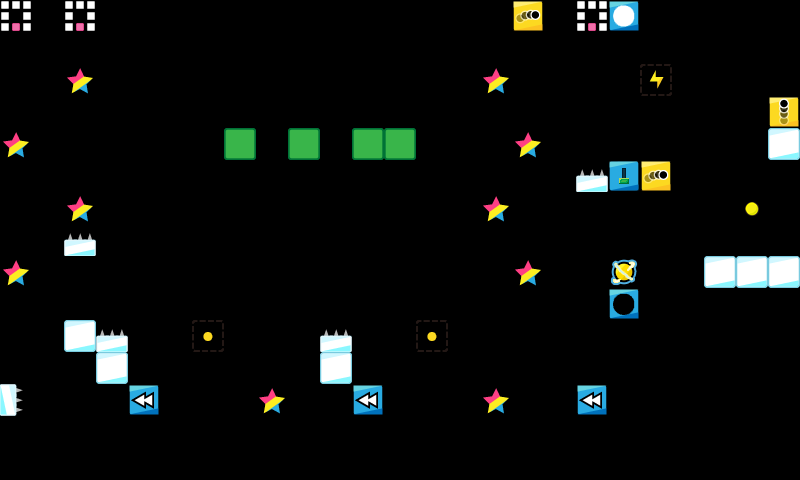

This is a level from a 2D game, rendered from its Tiled map with the project's own tilesets. A one-line summary and the map file follow, with tile-layer data summarised:
An orthogonal 25x15 tile map with 32x32 px tiles, 1 tile layer (map) and 4 objects (4x Asteroid).

<map version="1.0" orientation="orthogonal" renderorder="right-down" width="25" height="15" tilewidth="32" tileheight="32" nextobjectid="5">
 <properties>
  <property name="ad" value="false" />
 </properties>
 <tileset firstgid="1" name="map_tiles" tilewidth="32" tileheight="32" tilecount="225" columns="15">
  <image source="../../img/map_tiles.png" width="480" height="480" />
 </tileset>
 <layer name="map" width="25" height="15">
  <data>[375 cells, 43 non-empty, 15 distinct tile ids]</data>
 </layer>
 <objectgroup color="#ffffff" name="Object Layer 1">
  <object id="1" name="Asteroid" x="288" y="0" width="32" height="32">
   <properties>
    <property name="speed" value="0.3" />
   </properties>
  </object>
  <object id="2" name="Asteroid" x="384" y="0" width="32" height="32">
   <properties>
    <property name="speed" value="0.3" />
   </properties>
  </object>
  <object id="3" name="Asteroid" x="352" y="0" width="32" height="32">
   <properties>
    <property name="speed" value="0.3" />
   </properties>
  </object>
  <object id="4" name="Asteroid" x="224" y="0" width="32" height="32">
   <properties>
    <property name="speed" value="0.3" />
   </properties>
  </object>
 </objectgroup>
</map>